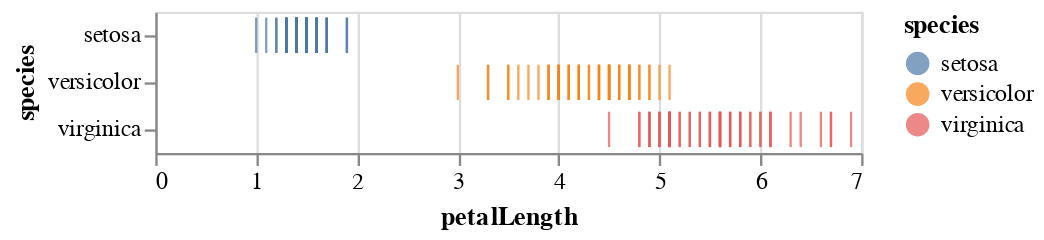

Notebook code for this chart:
### Markdown cell above
A continuous color results in a color scale that is appropriate for continuous data.

This is one key feature of Altair: it chooses appropriate scales for the data type.

Similar, if we put the categorical value on the x or y axis, it will also create discrete scales:

### Code cell
alt.Chart(iris).mark_tick().encode(
    x='petalLength',
    y='species',
    color='species', # species is categorical (nominal encoding type)
)

### Figure 1 — Vega-Lite specification as saved in the notebook (floating-point values rounded to 4 significant figures; data arrays with more than 128 entries replaced by an {"elided": "..."} marker saying what was removed)
{"config": {"view": {"continuousWidth": 300, "continuousHeight": 300}}, "data": {"name": "data-cb5f6f68883200d5e9a851f3ae4ae120"}, "mark": {"type": "tick"}, "encoding": {"color": {"field": "species", "type": "nominal"}, "x": {"field": "petalLength", "type": "quantitative"}, "y": {"field": "species", "type": "nominal"}}, "$schema": "https://vega.github.io/schema/vega-lite/v5.16.3.json", "datasets": {"data-cb5f6f68883200d5e9a851f3ae4ae120": {"elided": "150 records"}}}
